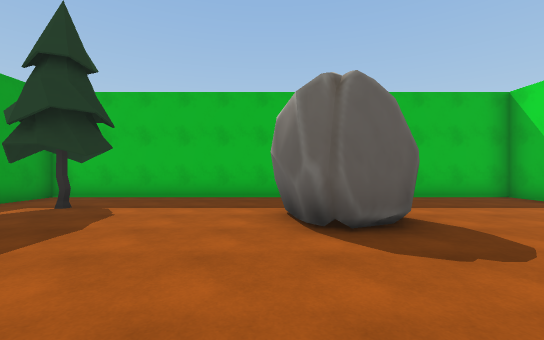
[1] (above)

17 first-person views from a walk through a scene from a Unity 3-D project. The camera is 1.4 m above the floor, looks level and sees 90° across. The floor is counted in squares, 1.8 m on a side. Each view is taken from the middle of a square. On the plan, view 1 faces up. The plan holds only what a view shows up to about 10 squares ahead; the rest is blank. The player character is not drawn. Some animated figures are left out. Some surface patterns are stand-ins.

[2]
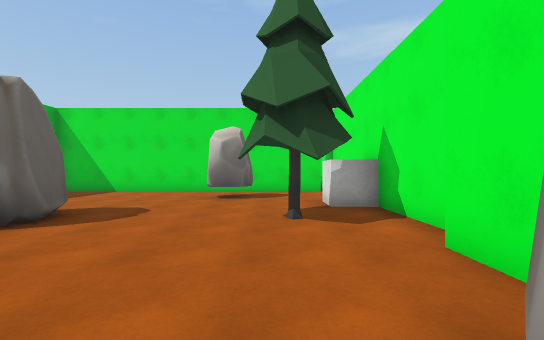

[3]
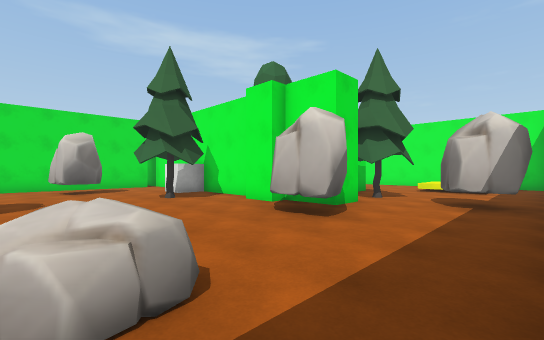

[4]
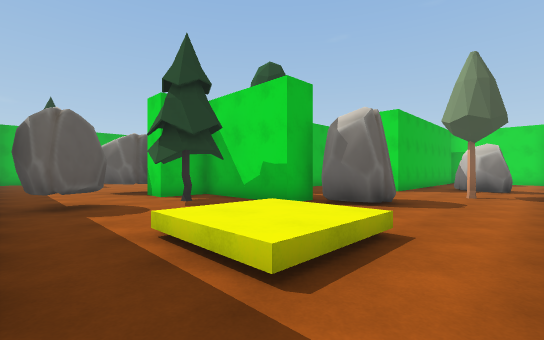

[5]
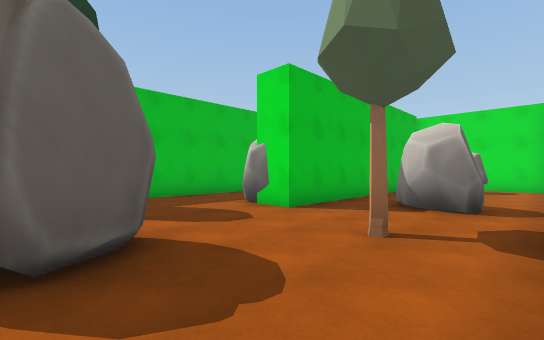

[6]
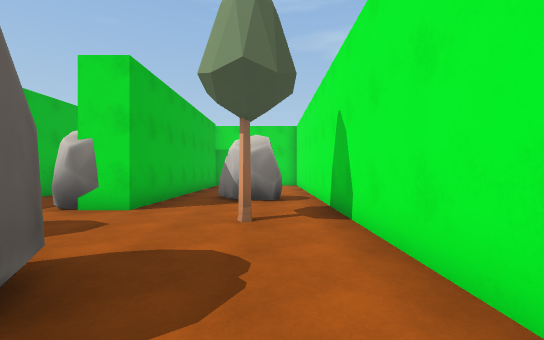

[7]
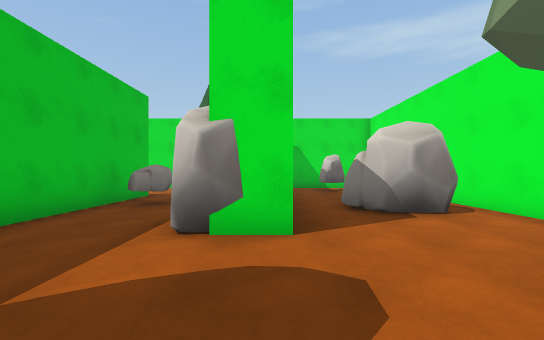

[8]
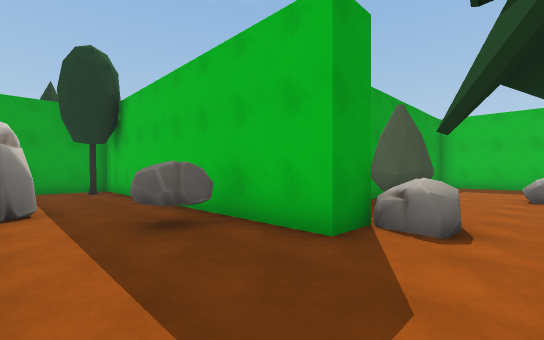

[9]
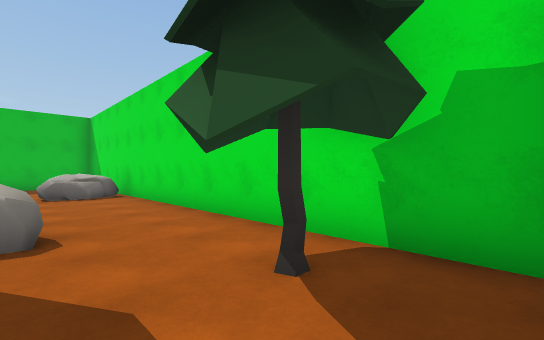

[10]
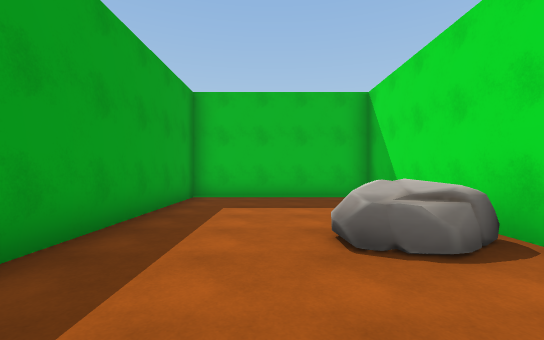

[11]
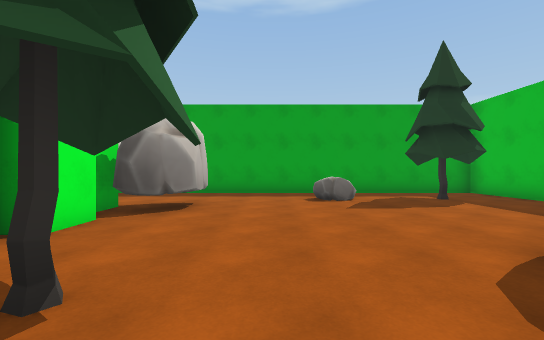

[12]
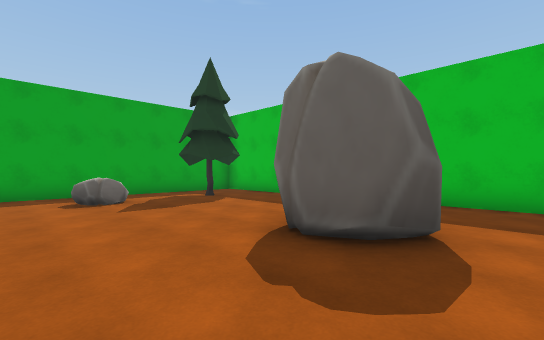

[13]
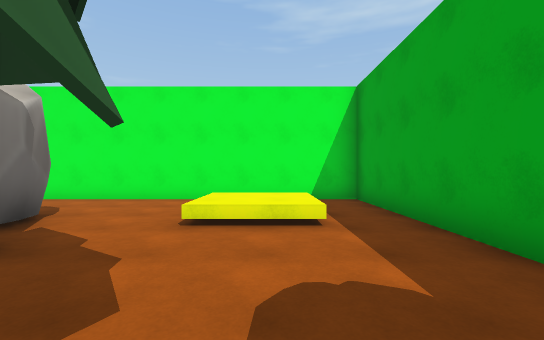

[14]
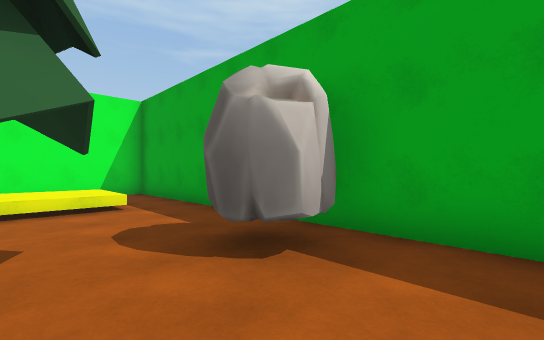

[15]
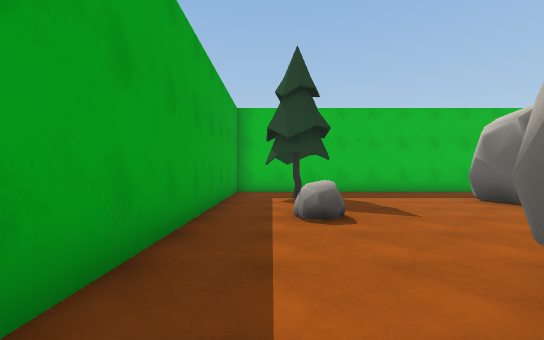

[16]
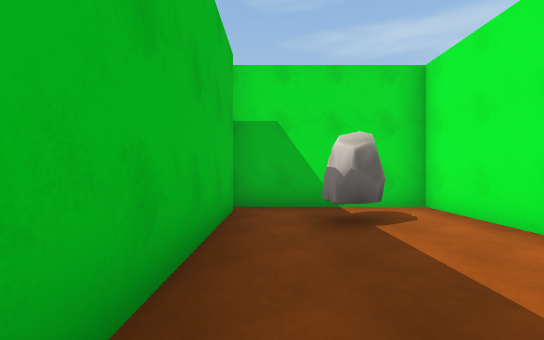

[17]
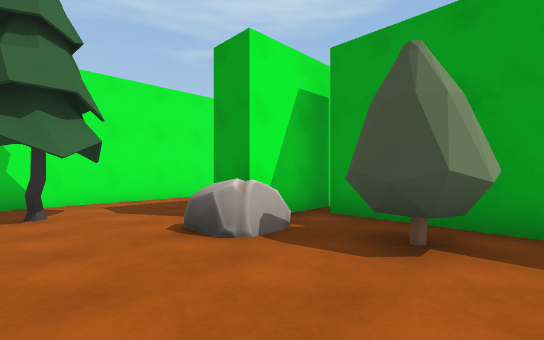

### Floor plan
Points are (right, up) in squares from view 1. A wall is a line through its corners. A room is listed if a view was taken in it or the views show most of it. See-through windows are left out.
Room 1 (views 1, 2, 3, 4, 5, 6, 7, 8, 9, 10, 11, 12, 13, 14, 15, 16, 17)
walls: (0.4, -2.3) (2.2, -2.3); (6.7, -1.8) (6.7, 7.8) (-6.2, 7.8) (-6.2, -4.1); (6.9, -2.3) (9.3, -2.3) (9.3, -3.3) (-0.2, -3.3) (-0.2, -5.4); (7.8, -1.1) (7.8, -1.8); (7.2, -6.2) (12, -6.2); (-0.5, -6.8) (-1.2, -6.8) (-1.2, -3.3) (-2.7, -3.3) (-2.7, -2.3) (-1.2, -2.3) (-1.2, -1.8) (-0.2, -1.8); (-6.2, -6.2) (-6.2, -11.3) (12.8, -11.3) (12.8, 7.8) (7.8, 7.8) (7.8, 0.4); (12.1, -7.3) (4.3, -7.3) (4.3, -6.5)
objects: other object (-5, -4); other object (-4, 2) to (-4, 3); other object (-4, 6); other object (-3, -5); other object (-3, -1) to (-2, -1); other object (0, -8) to (1, -7); other object (0, 4) to (2, 5); other object (1, -4); other object (1, 0); other object (3, -10); other object (3, -2); other object (4, -6) to (5, -6); other object (4, 1) to (5, 2); other object (6, -10) to (7, -9); other object (7, -4); other object (9, 0); other object (10, -2); other object (11, -9); other object (11, 3) to (12, 3); other object (12, -5)

Positions as (right, up) in squares from view 1, and headings:
1: (0, 0), facing up
2: (-3, 0), facing right
3: (-6, 3), facing down-right
4: (-6, -11), facing up-right
5: (0, -11), facing up-right
6: (-1, -10), facing right
7: (1, -7), facing right
8: (11, -6), facing up-left
9: (10, -6), facing up-right
10: (10, 0), facing up
11: (3, 1), facing left
12: (3, 1), facing up-left
13: (-4, -4), facing down
14: (-3, -2), facing down-left
15: (-5, -2), facing up
16: (7, -8), facing right
17: (12, 1), facing down-left
